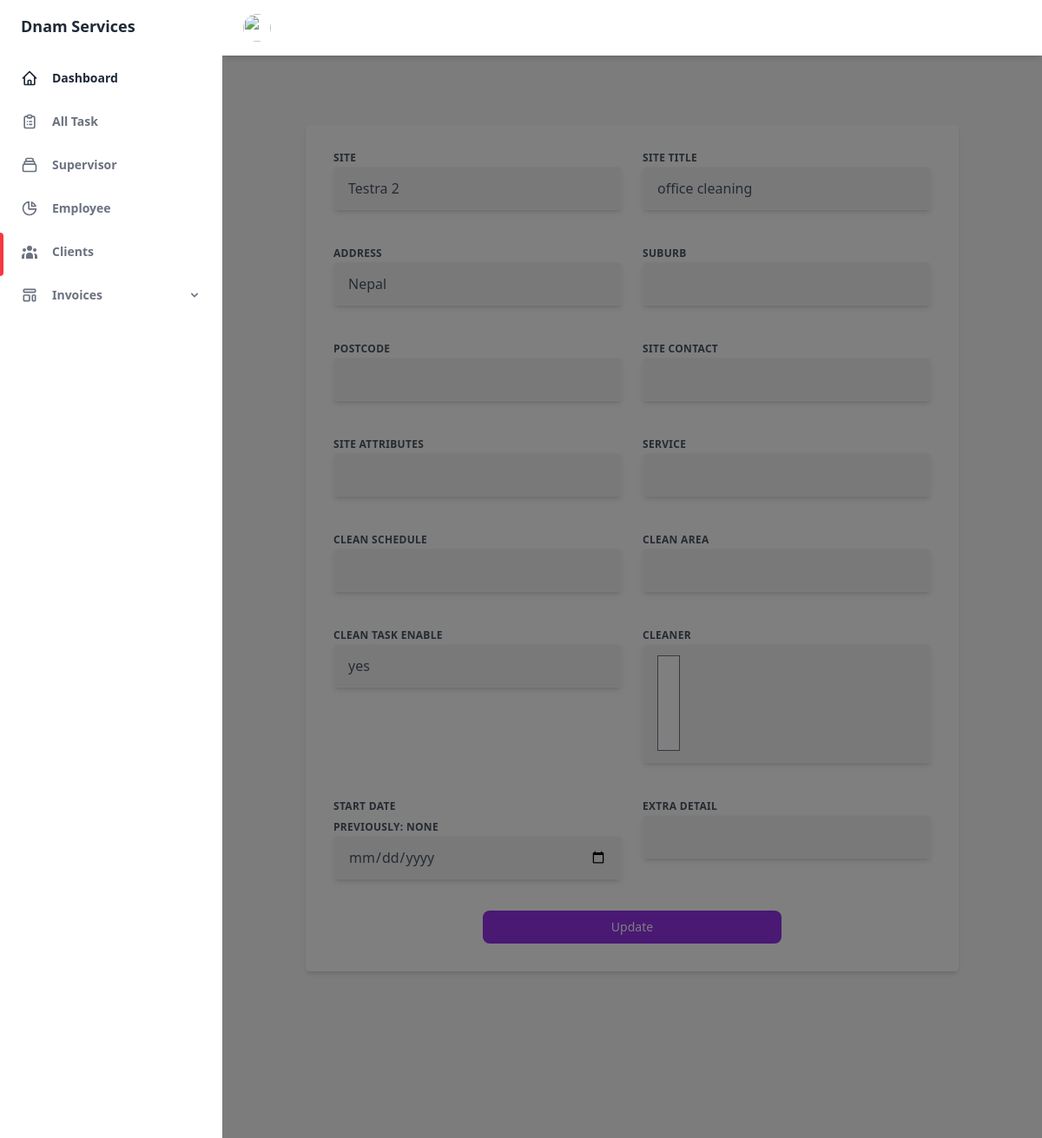
Page /editsite/15 (signed in) on the earlier database version.
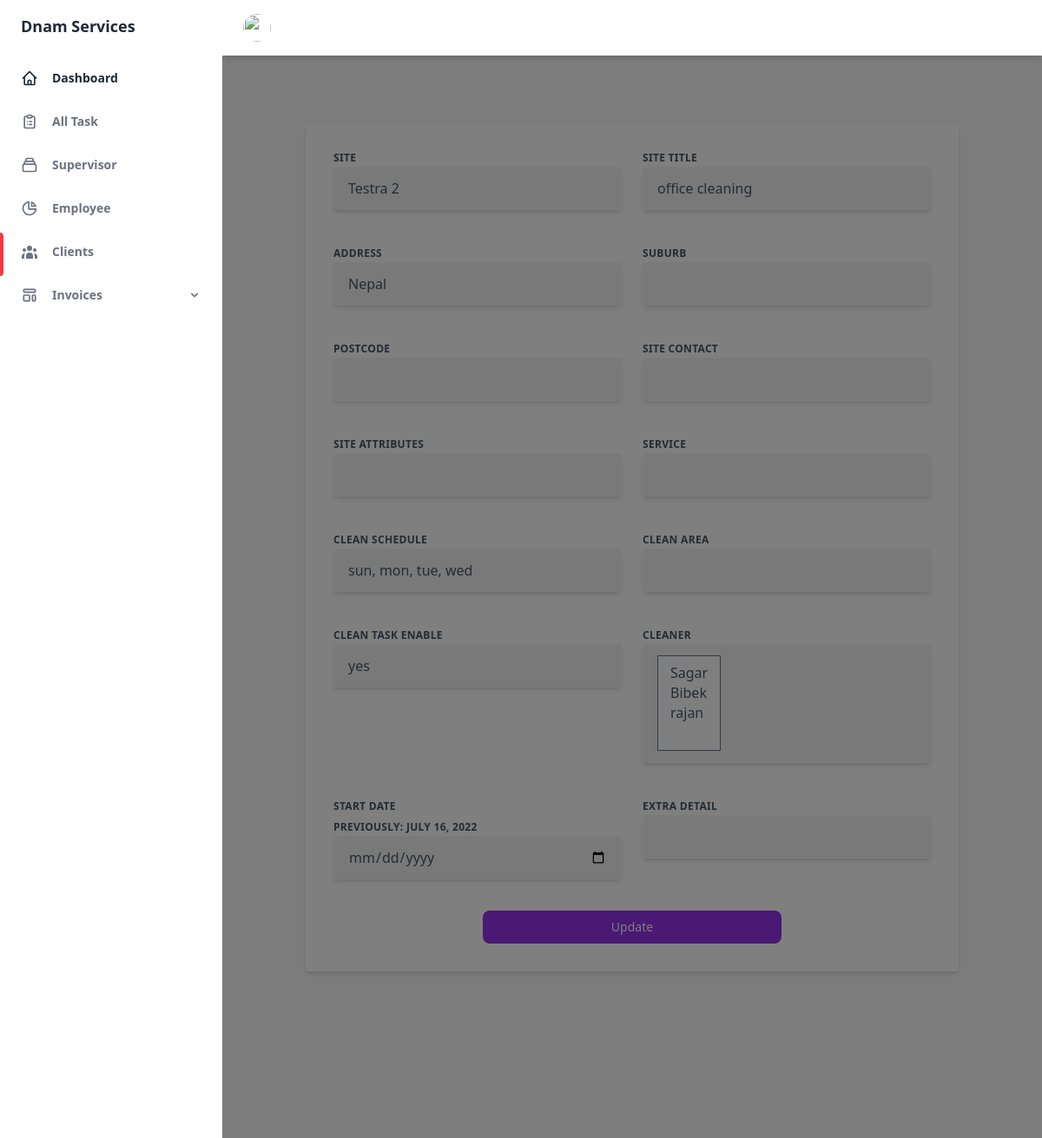
Same page on the later database version.
### dnamservices/models.py (models this page shows, shortened)
class Sites(models.Model):
    site_name = models.CharField(max_length=50)
    client = models.ForeignKey(Client, on_delete=models.CASCADE)
    site_title = models.CharField(max_length=50)
    address = models.CharField(max_length=50, default="", blank=True)
    suburb = models.CharField(max_length=50, default="", blank=True)
    postcode = models.CharField(max_length=50, default="", blank=True)
    site_contact = models.CharField(max_length=50, default="", blank=True)
    site_attribute = models.CharField(max_length=100, default="", blank=True)
    service = models.CharField(max_length=100, default="", blank=True)
    clean_schedule = models.CharField(max_length=100, default="", blank=True)
    clean_area = models.CharField(max_length=50, default="", blank=True)
    clean_task_enable = models.CharField(default="", max_length=10, choices=clean_task_enable, blank=True)
    cleaner = models.ManyToManyField(Employee, default="", blank=True)
    startdate = models.DateField(auto_now=False, auto_now_add=False, blank=True)
    extra_detail = models.TextField(blank=True)
    sunday = models.IntegerField(default="0", blank=True)
    monday = models.IntegerField(default="0", blank=True)
    tuesday = models.IntegerField(default="0", blank=True)
    wednesday = models.IntegerField(default="0", blank=True)
    thrusday = models.IntegerField(default="0", blank=True)
    friday = models.IntegerField(default="0", blank=True)
    saturday = models.IntegerField(default="0", blank=True)
    enter = models.BooleanField("save")
    remove = models.BooleanField("delete",default=False)

### dnamservices/views.py (the view, shortened to what this page needs)
# urls.py: path('editsite/<str:pk>', EditSitesView, name="editsite"),
@login_required()
def EditSitesView(request, pk):
    template_name = "dnam/dashboard/clients/editsites.html"
    site = Sites.objects.get(id=pk)
    employee = Employee.objects.all()
    form = EditSitesForm(instance=site)
    context = {
        'site':site,
        'form':form,
        'employee':employee,
    }
    return render(request, template_name, context)

### dnamservices/forms.py
class EditSitesForm(forms.ModelForm):
    class Meta:
        model = Sites
        fields = '__all__'
        exclude = ['client', 'sunday', 'monday', 'tuesday', 'wednesday', 'thrusday', 'friday', 'saturday', 'enter']

### dnamservices/models.py (called while the page is built)
    def __str__(self):
        return str(self.employee_name)

### theme/templates/dnam/dashboard/clients/editsites.html (shortened to what the changed rows need)
{% extends 'base.html' %}
{% block content %}
<main class="h-full overflow-y-auto">
    <div class=" mx-auto max-w-6xl py-20 px-12 lg:px-24  mb-24">
        <form method="POST">
          <div class="bg-white shadow-md rounded px-8 pt-6 pb-8 mb-4 flex flex-col">
            <div class="-mx-3 md:flex mb-6">
              <div class="md:w-1/2 px-3 mb-6 md:mb-0">
                <label class="uppercase tracking-wide text-gray-600  text-xs font-bold mb-2" for="company">
                 Site
                </label>
                <input class="w-full  text-gray-600 bg-gray-100 shadow-md border border-gray-50 rounded py-3 px-4 mb-3" id="company" type="text" name="site_name" value="{{site.site_name}}" required>
              </div>
              <div class="md:w-1/2 px-3">
                <label class="uppercase tracking-wide text-gray-600  text-xs font-bold mb-2" for="title">
                  Site Title
                </label>
                <input class="w-full  text-gray-600 bg-gray-100 shadow-md border border-gray-50 rounded py-3 px-4 mb-3" id="title" type="text" name="site_title" value="{{site.site_title}}">
              </div>
            </div>
            <div class="-mx-3 md:flex mb-6">
                <div class="md:w-1/2 px-3 mb-6 md:mb-0">
                    <label class="uppercase tracking-wide text-gray-600  text-xs font-bold mb-2" for="company">
                      Address
                    </label>
                    <input class="w-full  text-gray-600 bg-gray-100 shadow-md border border-gray-50 rounded py-3 px-4 mb-3 outline-none" id="company" type="text" name="address" value="{{site.address}}">
                  </div>
            </div>
            <div class="-mx-3 md:flex mb-6">
                  <div class="md:w-1/2 px-3">
                    <label class="uppercase tracking-wide text-gray-600  text-xs font-bold mb-2" for="title">
                      Clean Schedule
                    </label>
                    <input class="w-full  text-gray-600 bg-gray-100 shadow-md border border-gray-50 rounded py-3 px-4 mb-3" id="title" type="text" name="clean_schedule" value="{{site.clean_schedule}}">
                  </div>
            </div>
            <div class="-mx-3 md:flex mb-6">
                <div class="md:w-1/2 px-3">
                  <label class="uppercase tracking-wide text-gray-600  text-xs font-bold mb-2" for="title">
                    Clean Task Enable
                  </label>
                  <input class="w-full  text-gray-600 bg-gray-100 shadow-md border border-gray-50 rounded py-3 px-4 mb-3" id="title" type="text" name="clean_task_enable" value="{{site.clean_task_enable}}">
                </div>
                <div class="md:w-1/2 px-3 mb-6 md:mb-0">
                  <label class="uppercase tracking-wide text-gray-600  text-xs font-bold mb-2" for="company">
                   Cleaner
                  </label>
                  <div class="w-full  text-gray-600 bg-gray-100 shadow-md border border-gray-50 rounded py-3 px-4 mb-3" >
                  {{form.cleaner}}
                  </div>
              </div>
          </div>
          <div class="-mx-3 md:flex mb-6">
            <div class="md:w-1/2 px-3">
              <label class="uppercase tracking-wide text-gray-600  text-xs font-bold mb-2" for="title">
                Start Date
              </label><br>
              <label class="uppercase tracking-wide text-gray-600  text-xs font-bold mb-2" for="title">
                Previously:
                {{site.startdate}}
              </label>
              <input class="w-full  text-gray-600 bg-gray-100 shadow-md border border-gray-50 rounded py-3 px-4 mb-3" id="title" type="date" name="startdate" value="{{site.startdate}}">
            </div>
            </div>
          </div>
        </form>
      </div>
</main>
{% endblock content %}

Differences in the rows shown:
changed Sites "Testra 2": clean_schedule (not shown) → "sun, mon, tue, wed"; startdate "NONE" → "JULY 16, 2022"
Other differences:
form field cleaner: (not shown) → "Sagar / Bibek / rajan"
